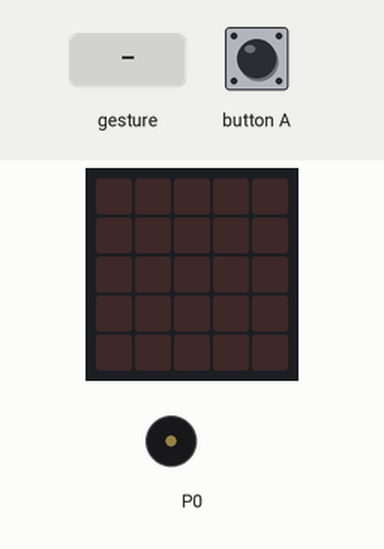
Simulated run of this program. Board: BBC micro:bit (MakeCode). Shown: the board's 5×5 LED display, buzzer (waves = sounding). The test bench sets the inputs (shaded band). Random numbers come from a fixed seed; a tilt is held for 1.5 s and a shake lasts 1 s, then the board lies face up again.

Above: at 1.2 s.
1.3 s: button A pressed for 0.15 s
At 1.7 s:
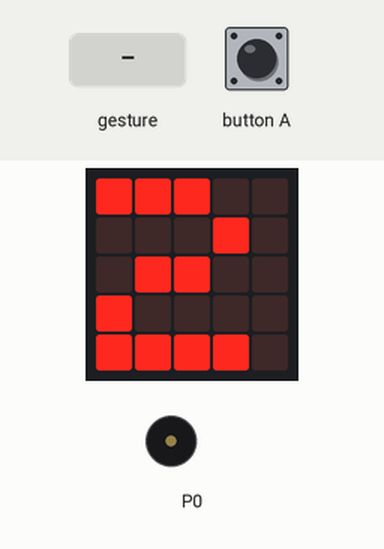
4.3 s: gesture 'shake'
At 5.0 s:
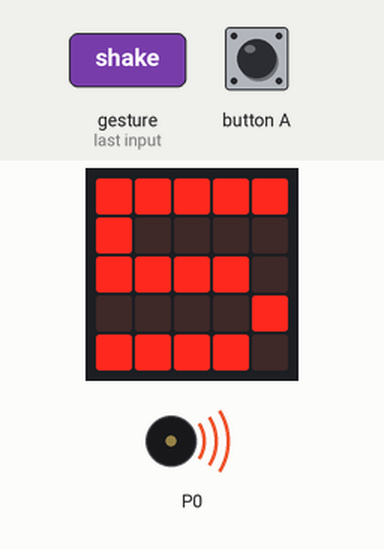
7.3 s: button A pressed for 0.15 s
At 13.0 s:
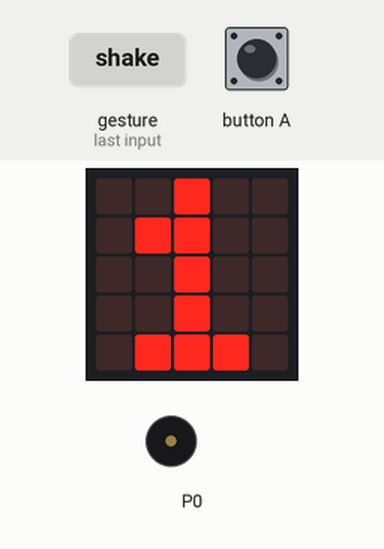
Timing chart, 0 to 14.5 s (numbered marks = the images above; inputs shaded):
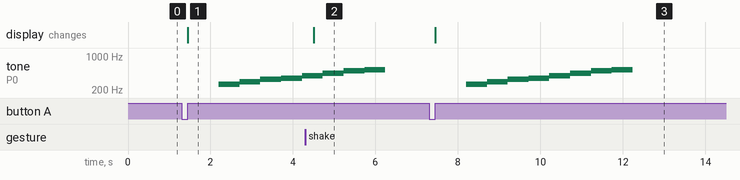

Measured:
- after the input at 1.3 s, tone on P0: plays 262 Hz for 0.51 s, 294 Hz for 0.51 s, 330 Hz for 0.51 s, 349 Hz for 0.51 s, 392 Hz for 0.08 s, starting after 0.90 s; the display: changes after 0.15 s (image 1)
- after the input at 4.3 s, the display: changes after 0.20 s (image 2)
- after the input at 7.3 s, tone on P0: plays 262 Hz for 0.51 s, 294 Hz for 0.51 s, 330 Hz for 0.51 s, 349 Hz for 0.51 s, 392 Hz for 0.51 s, 440 Hz for 0.51 s … (8 notes in this stretch), starting after 0.90 s; the display: changes after 0.15 s (image 3)

The program:

main.ts
```typescript
input.onButtonPressed(Button.A, function () {
    basic.showNumber(randint(1, 6))
    music.play(music.stringPlayable("C D E F G A B C5 ", 120), music.PlaybackMode.UntilDone)
})
input.onGesture(Gesture.Shake, function () {
    basic.showNumber(randint(1, 6))
})
```

test.ts
```typescript
// tests gaan hier; deze zal niet worden gecompileerd wanneer dit pakket wordt gebruikt als extensie.
```
